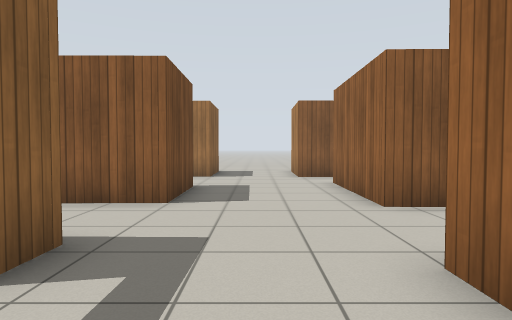
view 1 (above)

18 first-person views from a walk through a Gazebo world. The camera is 0.94 m above the floor, tilts 2° down and sees 75° across. The floor is counted in squares, 1 m on a side. Each view is taken from the middle of a square. On the plan, view 1 faces up. The plan holds only what a view shows up to about 12 squares ahead; the rest is blank. Robots are left out. Gazebo's built-in surfaces are drawn with simple patterns.

view 2
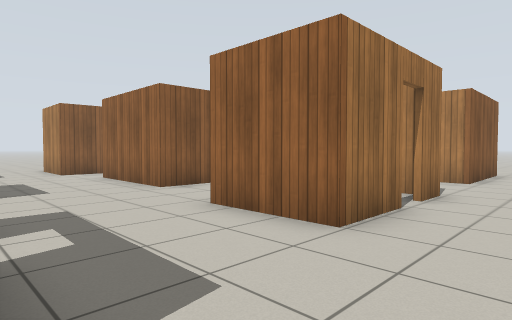

view 3
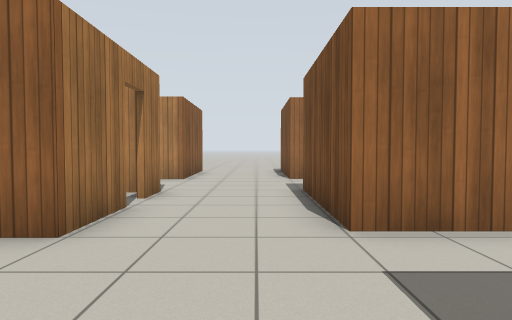

view 4
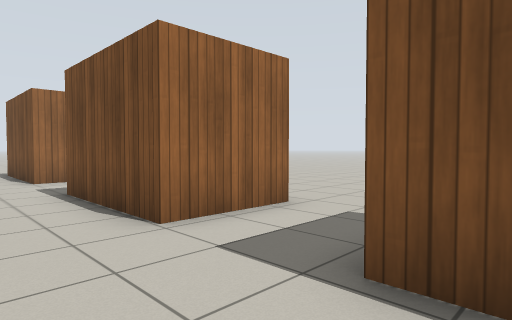

view 5
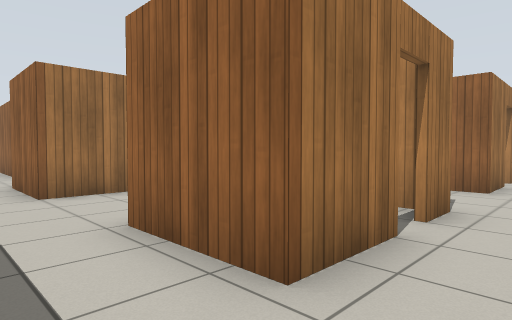

view 6
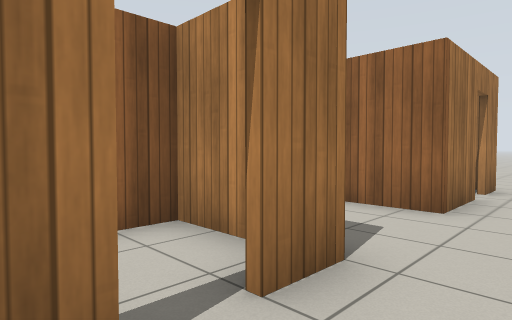

view 7
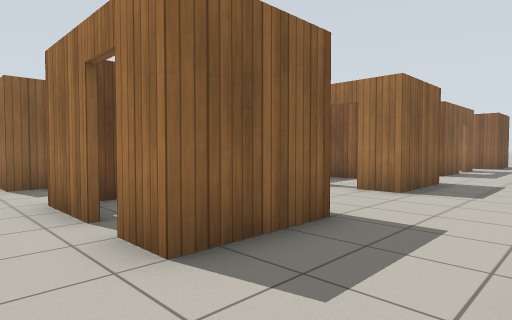

view 8
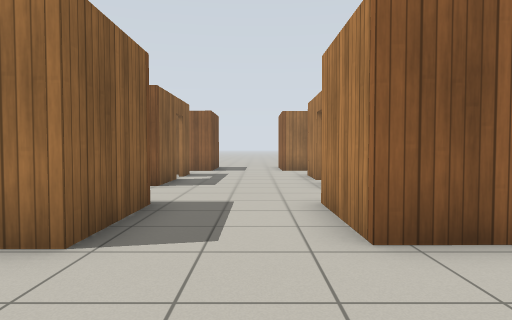

view 9
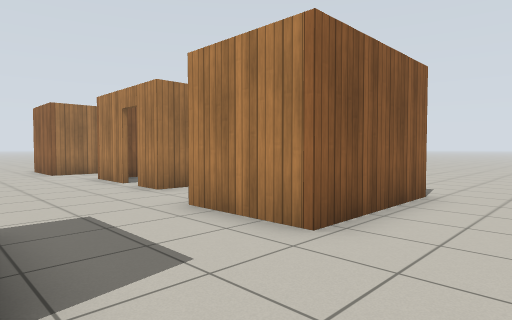

view 10
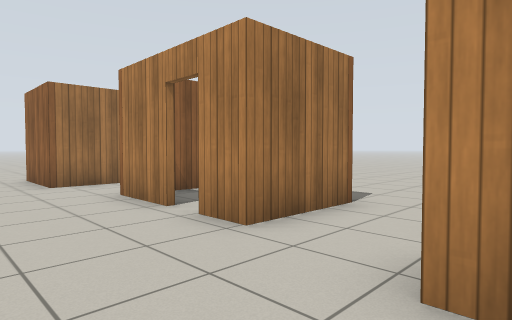

view 11
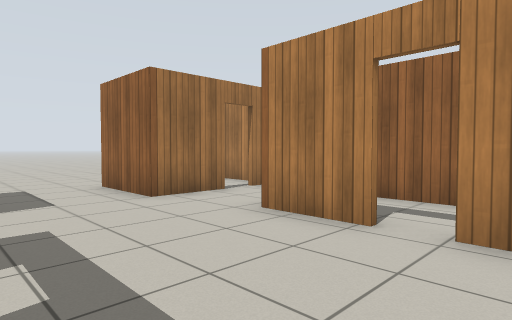

view 12
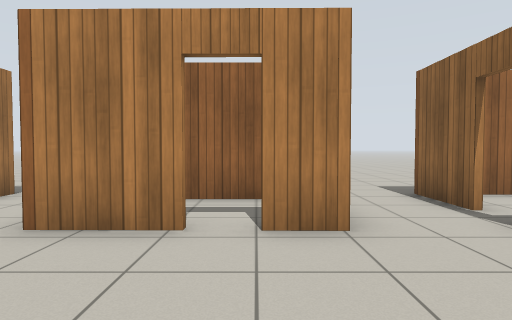

view 13
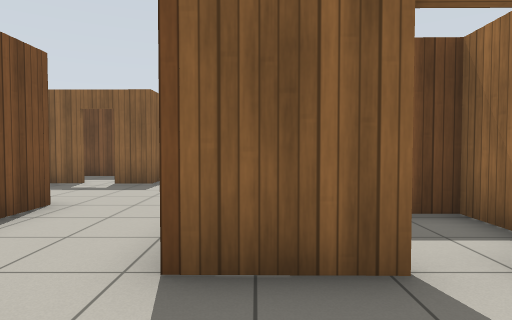

view 14
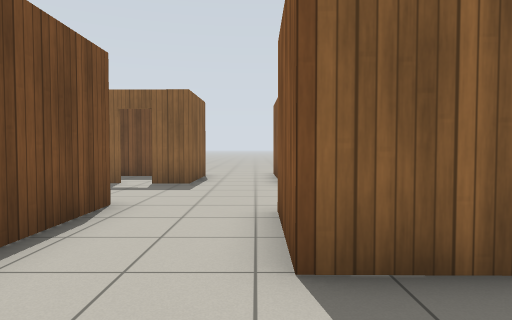

view 15
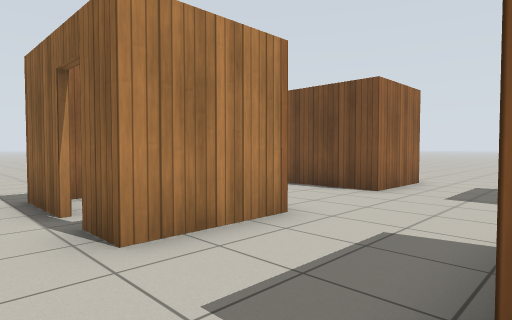

view 16
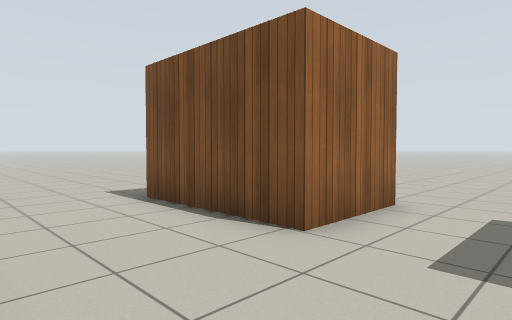

view 17
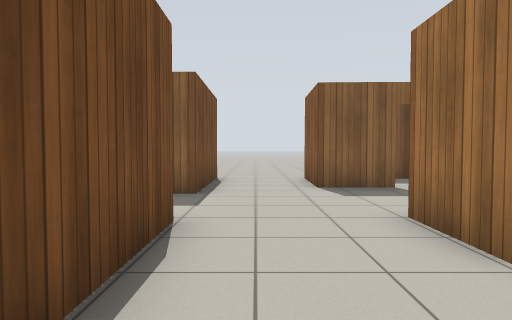

view 18
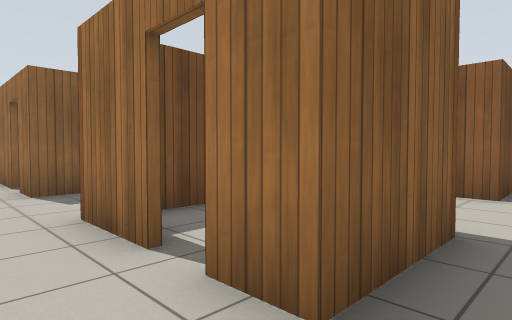

### Floor plan
Key: @ floor where view 1 was taken; # wall or solid block; x gap in a wall; . floor; D open door.
Columns run from 6 left of view 1 to 13 right of it. Each row starts with its distance up from view 1.
 15             ...
 14             ...
 13             ..#   #
 12     #..##   ..#   #
 11     #...##  ..##DD#
 10     .....   ......
  9     ....####...###
  8     #...##DD...###
  7     #...##DD...D.#
  6  ####...###....D.#
  5  .......###....###..
  4  ...................
  3   ###..#####..#DD##.
  2   #.D..##  #..#####.
  1   #.x..##  #..# # #.
  0   ###.@.##D#..#####.
 -1 ....................
 -2 ....................
 -3 .#####..####..#####.
 -4      #..#..#..#####.
 -5      #..##D#..##DD#.
 -6     D#....D.....DD..
 -7       ............ .

Where each view was taken, in squares from view 1:
view 1: 0 up, 0 right, facing up
view 2: 2 down, 2 left, facing up-right
view 3: 2 down, 2 left, facing right
view 4: 1 down, 2 left, facing down-right
view 5: 7 down, 0 right, facing up-right
view 6: 7 down, 3 right, facing up-right
view 7: 7 down, 8 right, facing up-left
view 8: 3 down, 7 right, facing up
view 9: 2 down, 5 right, facing up-right
view 10: 2 up, 6 right, facing up-right
view 11: 5 up, 5 right, facing up-right
view 12: 6 up, 5 right, facing right
view 13: 6 up, 7 right, facing left
view 14: 5 up, 7 right, facing left
view 15: 4 up, 5 right, facing down-right
view 16: 0 up, 6 right, facing down-right
view 17: 2 down, 6 right, facing left
view 18: 7 down, 13 right, facing up-left
